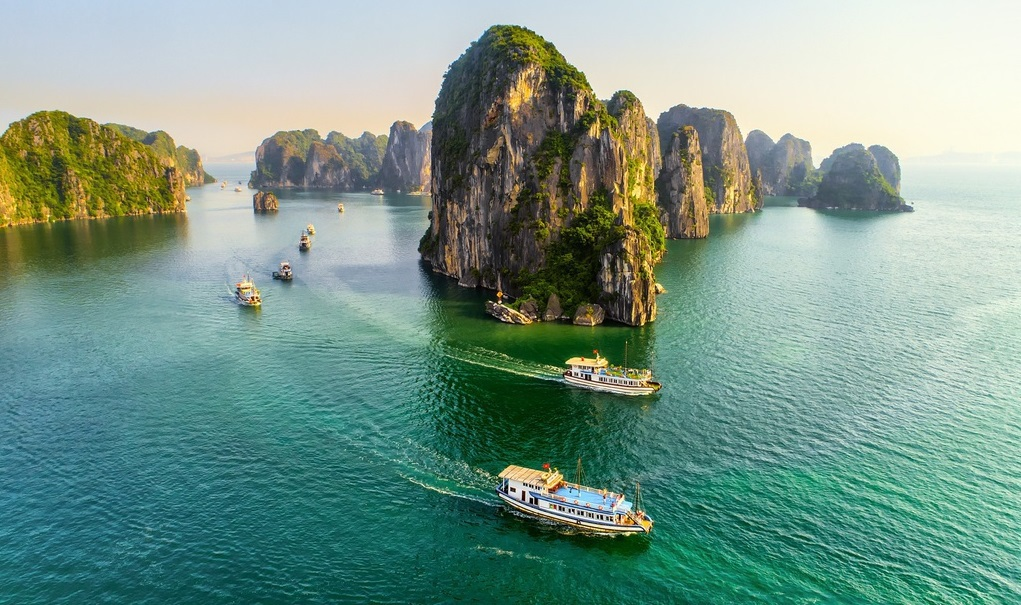
#> input picture Lab 2/Bai1/exercise/quang_ninh.jpg, 1021 x 605 px, found by its file name
$ jupyter execute TH2Bai3.ipynb
#> lines starting #> are read from the running program, lines starting #| are printed output that depends on the picture
#> in process_image, image is the input picture: shape (605, 1021, 3); mean B, G, R 137.7, 151, 119.9
[cell 1]
from PIL import Image
import cv2
import numpy as np
import os
import matplotlib.pyplot as plt

def change_color_order_and_equalize(image):
    # Đổi thứ tự màu RGB -> BGR
    swapped_image = image[:, :, ::-1]  # Hoán đổi kênh màu (RGB -> BGR)

    # Tách 3 kênh màu
    b, g, r = cv2.split(swapped_image)
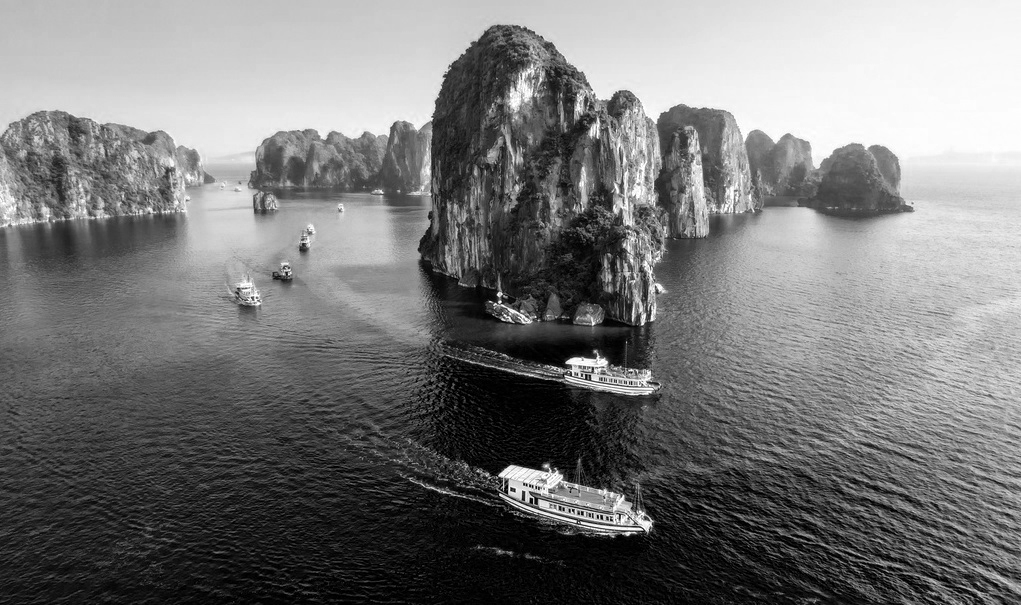
#> b: shape (605, 1021); min 0, max 255, mean 119.9
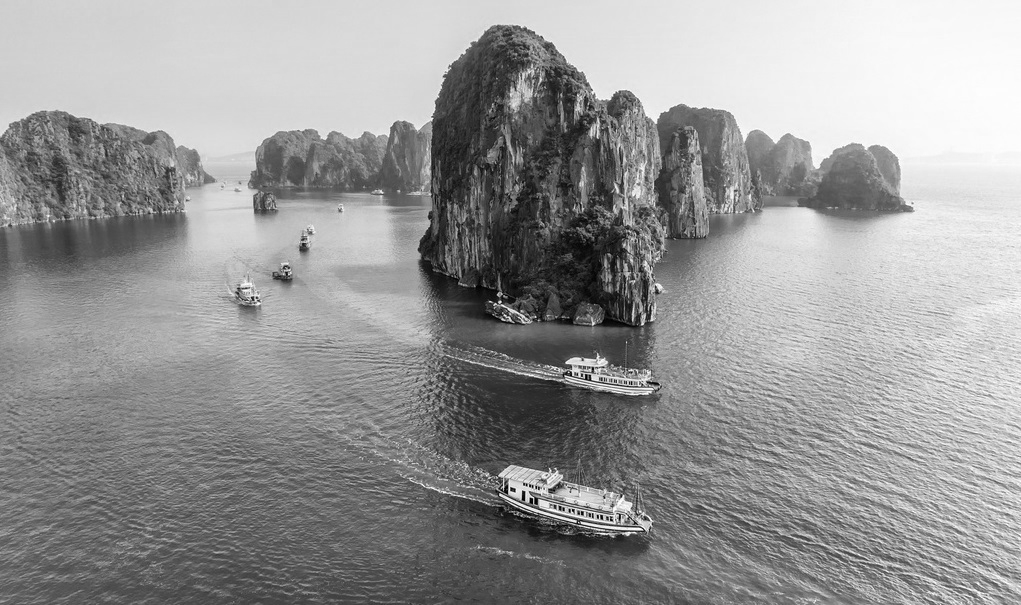
#> g: shape (605, 1021); min 0, max 255, mean 151
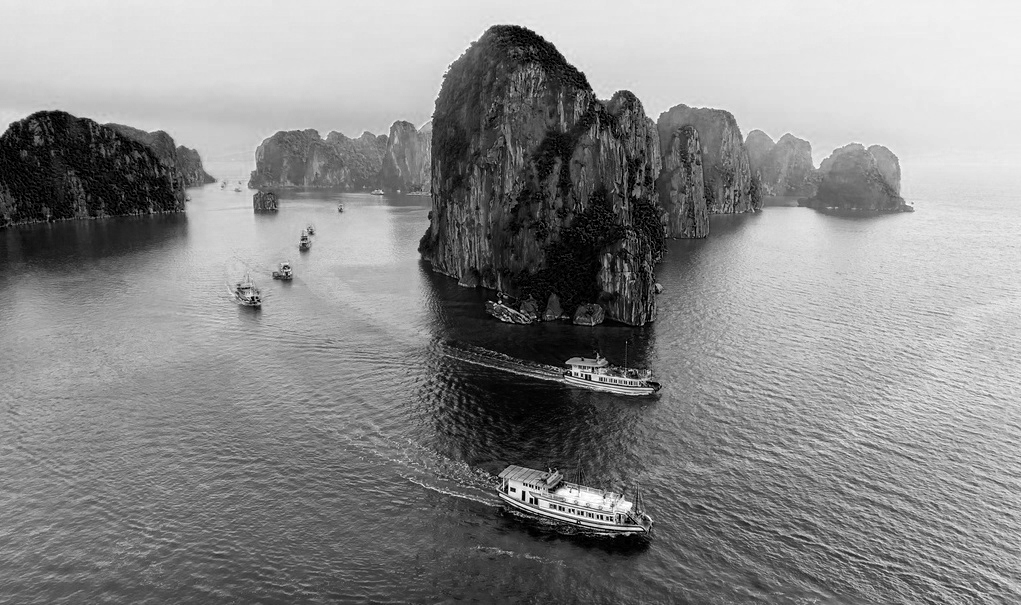
#> r: shape (605, 1021); min 0, max 255, mean 137.7

    # Cân bằng histogram cho từng kênh
    equalized_b = cv2.equalizeHist(b)
    equalized_g = cv2.equalizeHist(g)
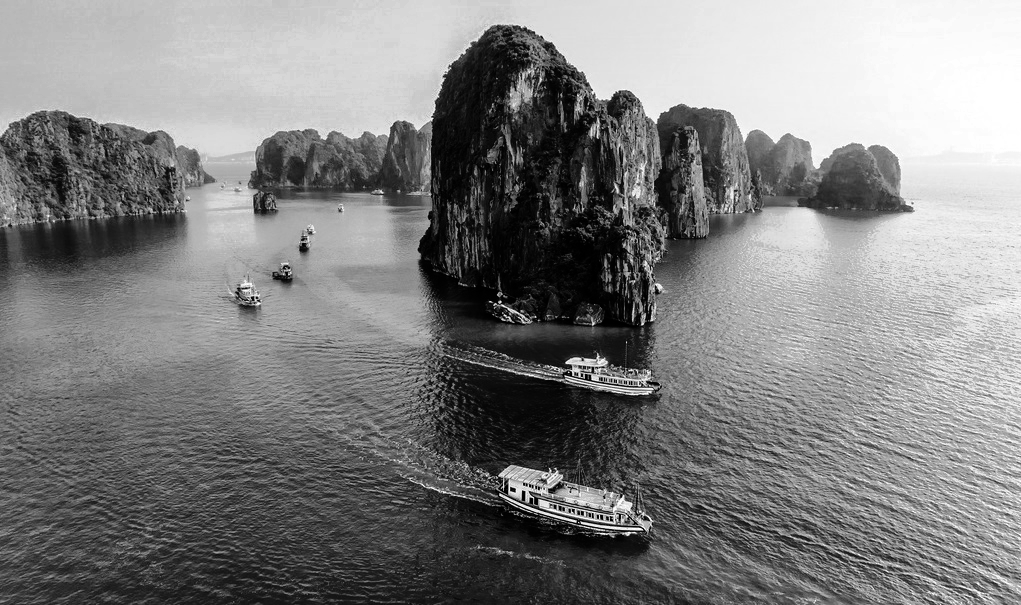
#> equalized_g: shape (605, 1021); min 0, max 255, mean 128.1
    equalized_r = cv2.equalizeHist(r)
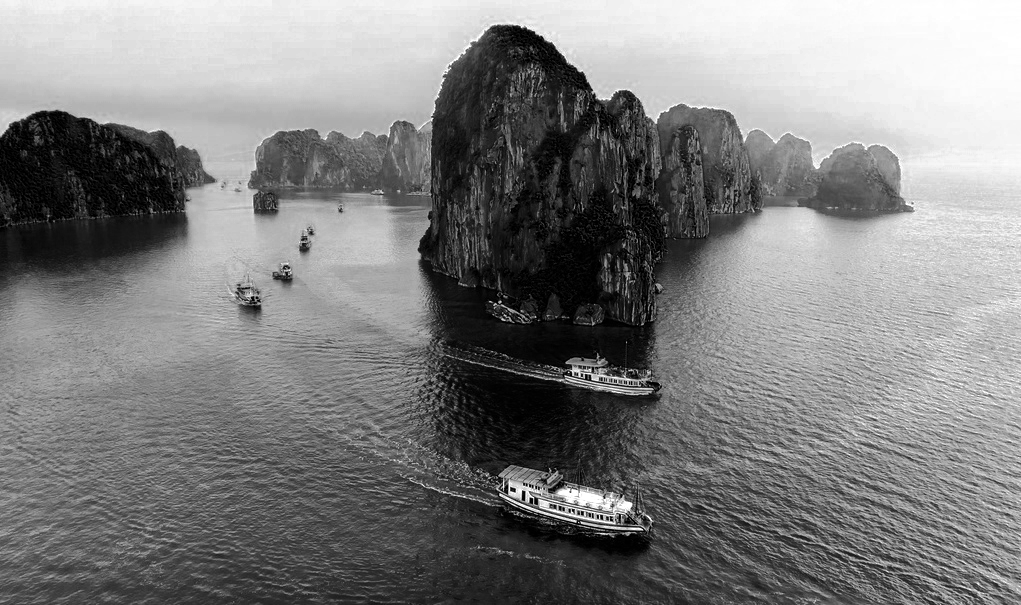
#> equalized_r: shape (605, 1021); min 0, max 255, mean 127.1

    # Gộp lại ảnh sau khi cân bằng
    result = cv2.merge((equalized_b, equalized_g, equalized_r))
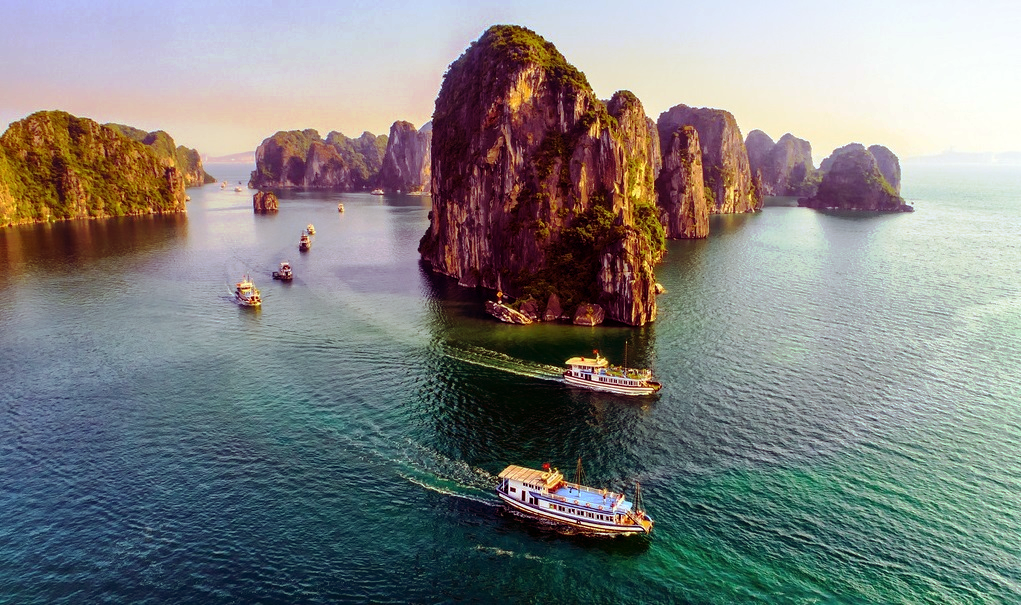
#> result: shape (605, 1021, 3); mean R, G, B 126.1, 128.1, 127.1
    return result

def process_image():
    input_folder = 'exercise'
    output_folder = 'output'
    os.makedirs(output_folder, exist_ok=True)

    filename = 'quang_ninh.jpg'  # Đổi tên file ảnh ở đây
    img_path = os.path.join(input_folder, filename)

    if not os.path.exists(img_path):
        print('Ảnh không tồn tại trong thư mục exercise.')
        return

    image = cv2.imread(img_path)

    result = change_color_order_and_equalize(image)

    # Lưu ảnh kết quả
    save_path = os.path.join(output_folder, f'equalized_{filename}')
    cv2.imwrite(save_path, result)

    # Hiển thị ảnh gốc và ảnh kết quả
    plt.figure(figsize=(12, 6))

    plt.subplot(1, 2, 1)
    plt.title('Original Image')
    plt.imshow(cv2.cvtColor(image, cv2.COLOR_BGR2RGB))
    plt.axis('off')

    plt.subplot(1, 2, 2)
    plt.title('Color Swapped + Histogram Equalized')
    plt.imshow(cv2.cvtColor(result, cv2.COLOR_BGR2RGB))
    plt.axis('off')

    plt.show()
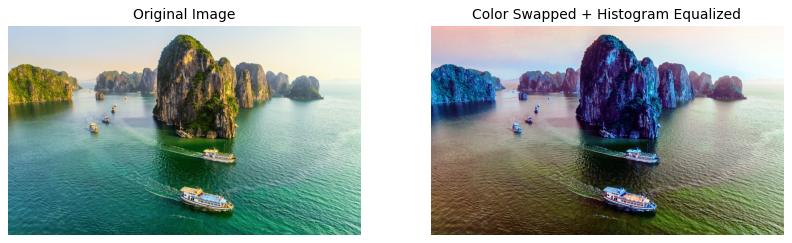
#> figure drawn by matplotlib, 2 panels; B, G, R data is drawn as R, G, B

process_image()
